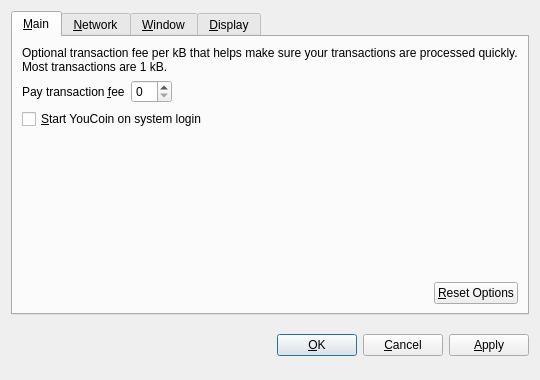
<?xml version="1.0" encoding="UTF-8"?>
<ui version="4.0">
 <class>OptionsDialog</class>
 <widget class="QDialog" name="OptionsDialog">
  <property name="geometry">
   <rect>
    <x>0</x>
    <y>0</y>
    <width>540</width>
    <height>380</height>
   </rect>
  </property>
  <property name="windowTitle">
   <string>Options</string>
  </property>
  <property name="modal">
   <bool>true</bool>
  </property>
  <layout class="QVBoxLayout" name="verticalLayout">
   <item>
    <widget class="QTabWidget" name="tabWidget">
     <property name="tabPosition">
      <enum>QTabWidget::North</enum>
     </property>
     <property name="currentIndex">
      <number>0</number>
     </property>
     <widget class="QWidget" name="tabMain">
      <attribute name="title">
       <string>&amp;Main</string>
      </attribute>
      <layout class="QVBoxLayout" name="verticalLayout_Main">
       <item>
        <widget class="QLabel" name="transactionFeeInfoLabel">
         <property name="text">
          <string>Optional transaction fee per kB that helps make sure your transactions are processed quickly. Most transactions are 1 kB.</string>
         </property>
         <property name="textFormat">
          <enum>Qt::PlainText</enum>
         </property>
         <property name="wordWrap">
          <bool>true</bool>
         </property>
        </widget>
       </item>
       <item>
        <layout class="QHBoxLayout" name="horizontalLayout_1_Main">
         <item>
          <widget class="QLabel" name="transactionFeeLabel">
           <property name="text">
            <string>Pay transaction &amp;fee</string>
           </property>
           <property name="textFormat">
            <enum>Qt::PlainText</enum>
           </property>
           <property name="buddy">
            <cstring>transactionFee</cstring>
           </property>
          </widget>
         </item>
         <item>
          <widget class="BitcoinAmountField" name="transactionFee"/>
         </item>
         <item>
          <spacer name="horizontalSpacer_1_Main">
           <property name="orientation">
            <enum>Qt::Horizontal</enum>
           </property>
           <property name="sizeHint" stdset="0">
            <size>
             <width>40</width>
             <height>20</height>
            </size>
           </property>
          </spacer>
         </item>
        </layout>
       </item>
       <item>
        <widget class="QCheckBox" name="bitcoinAtStartup">
         <property name="toolTip">
          <string>Automatically start YouCoin after logging in to the system.</string>
         </property>
         <property name="text">
          <string>&amp;Start YouCoin on system login</string>
         </property>
        </widget>
       </item>
       <item>
        <spacer name="verticalSpacer_Main">
         <property name="orientation">
          <enum>Qt::Vertical</enum>
         </property>
         <property name="sizeHint" stdset="0">
          <size>
           <width>20</width>
           <height>40</height>
          </size>
         </property>
        </spacer>
       </item>
       <item>
        <layout class="QHBoxLayout" name="horizontalLayout_2_Main">
         <item>
          <spacer name="horizontalSpacer_2_Main">
           <property name="orientation">
            <enum>Qt::Horizontal</enum>
           </property>
           <property name="sizeHint" stdset="0">
            <size>
             <width>40</width>
             <height>20</height>
            </size>
           </property>
          </spacer>
         </item>
         <item>
          <widget class="QPushButton" name="resetButton">
           <property name="toolTip">
            <string>Reset all client options to default.</string>
           </property>
           <property name="text">
            <string>&amp;Reset Options</string>
           </property>
           <property name="autoDefault">
            <bool>false</bool>
           </property>
          </widget>
         </item>
        </layout>
       </item>
      </layout>
     </widget>
     <widget class="QWidget" name="tabNetwork">
      <attribute name="title">
       <string>&amp;Network</string>
      </attribute>
      <layout class="QVBoxLayout" name="verticalLayout_Network">
       <item>
        <widget class="QCheckBox" name="mapPortUpnp">
         <property name="toolTip">
          <string>Automatically open the YouCoin client port on the router. This only works when your router supports UPnP and it is enabled.</string>
         </property>
         <property name="text">
          <string>Map port using &amp;UPnP</string>
         </property>
        </widget>
       </item>
       <item>
        <widget class="QCheckBox" name="connectSocks">
         <property name="toolTip">
          <string>Connect to the YouCoin network through a SOCKS proxy (e.g. when connecting through Tor).</string>
         </property>
         <property name="text">
          <string>&amp;Connect through SOCKS proxy:</string>
         </property>
        </widget>
       </item>
       <item>
        <layout class="QHBoxLayout" name="horizontalLayout_Network">
         <item>
          <widget class="QLabel" name="proxyIpLabel">
           <property name="text">
            <string>Proxy &amp;IP:</string>
           </property>
           <property name="textFormat">
            <enum>Qt::PlainText</enum>
           </property>
           <property name="buddy">
            <cstring>proxyIp</cstring>
           </property>
          </widget>
         </item>
         <item>
          <widget class="QValidatedLineEdit" name="proxyIp">
           <property name="maximumSize">
            <size>
             <width>140</width>
             <height>16777215</height>
            </size>
           </property>
           <property name="toolTip">
            <string>IP address of the proxy (e.g. 127.0.0.1)</string>
           </property>
          </widget>
         </item>
         <item>
          <widget class="QLabel" name="proxyPortLabel">
           <property name="text">
            <string>&amp;Port:</string>
           </property>
           <property name="textFormat">
            <enum>Qt::PlainText</enum>
           </property>
           <property name="buddy">
            <cstring>proxyPort</cstring>
           </property>
          </widget>
         </item>
         <item>
          <widget class="QLineEdit" name="proxyPort">
           <property name="maximumSize">
            <size>
             <width>55</width>
             <height>16777215</height>
            </size>
           </property>
           <property name="toolTip">
            <string>Port of the proxy (e.g. 9050)</string>
           </property>
          </widget>
         </item>
         <item>
          <widget class="QLabel" name="socksVersionLabel">
           <property name="text">
            <string>SOCKS &amp;Version:</string>
           </property>
           <property name="textFormat">
            <enum>Qt::PlainText</enum>
           </property>
           <property name="buddy">
            <cstring>socksVersion</cstring>
           </property>
          </widget>
         </item>
         <item>
          <widget class="QValueComboBox" name="socksVersion">
           <property name="toolTip">
            <string>SOCKS version of the proxy (e.g. 5)</string>
           </property>
          </widget>
         </item>
         <item>
          <spacer name="horizontalSpacer_Network">
           <property name="orientation">
            <enum>Qt::Horizontal</enum>
           </property>
           <property name="sizeHint" stdset="0">
            <size>
             <width>40</width>
             <height>20</height>
            </size>
           </property>
          </spacer>
         </item>
        </layout>
       </item>
       <item>
        <spacer name="verticalSpacer_Network">
         <property name="orientation">
          <enum>Qt::Vertical</enum>
         </property>
         <property name="sizeHint" stdset="0">
          <size>
           <width>20</width>
           <height>40</height>
          </size>
         </property>
        </spacer>
       </item>
      </layout>
     </widget>
     <widget class="QWidget" name="tabWindow">
      <attribute name="title">
       <string>&amp;Window</string>
      </attribute>
      <layout class="QVBoxLayout" name="verticalLayout_Window">
       <item>
        <widget class="QCheckBox" name="minimizeToTray">
         <property name="toolTip">
          <string>Show only a tray icon after minimizing the window.</string>
         </property>
         <property name="text">
          <string>&amp;Minimize to the tray instead of the taskbar</string>
         </property>
        </widget>
       </item>
       <item>
        <widget class="QCheckBox" name="minimizeOnClose">
         <property name="toolTip">
          <string>Minimize instead of exit the application when the window is closed. When this option is enabled, the application will be closed only after selecting Quit in the menu.</string>
         </property>
         <property name="text">
          <string>M&amp;inimize on close</string>
         </property>
        </widget>
       </item>
       <item>
        <spacer name="verticalSpacer_Window">
         <property name="orientation">
          <enum>Qt::Vertical</enum>
         </property>
         <property name="sizeHint" stdset="0">
          <size>
           <width>20</width>
           <height>40</height>
          </size>
         </property>
        </spacer>
       </item>
      </layout>
     </widget>
     <widget class="QWidget" name="tabDisplay">
      <attribute name="title">
       <string>&amp;Display</string>
      </attribute>
      <layout class="QVBoxLayout" name="verticalLayout_Display">
       <item>
        <layout class="QHBoxLayout" name="horizontalLayout_1_Display">
         <item>
          <widget class="QLabel" name="langLabel">
           <property name="text">
            <string>User Interface &amp;language:</string>
           </property>
           <property name="textFormat">
            <enum>Qt::PlainText</enum>
           </property>
           <property name="buddy">
            <cstring>lang</cstring>
           </property>
          </widget>
         </item>
         <item>
          <widget class="QValueComboBox" name="lang">
           <property name="toolTip">
            <string>The user interface language can be set here. This setting will take effect after restarting YouCoin.</string>
           </property>
          </widget>
         </item>
        </layout>
       </item>
       <item>
        <layout class="QHBoxLayout" name="horizontalLayout_2_Display">
         <item>
          <widget class="QLabel" name="unitLabel">
           <property name="text">
            <string>&amp;Unit to show amounts in:</string>
           </property>
           <property name="textFormat">
            <enum>Qt::PlainText</enum>
           </property>
           <property name="buddy">
            <cstring>unit</cstring>
           </property>
          </widget>
         </item>
         <item>
          <widget class="QValueComboBox" name="unit">
           <property name="toolTip">
            <string>Choose the default subdivision unit to show in the interface and when sending coins.</string>
           </property>
          </widget>
         </item>
        </layout>
       </item>
       <item>
        <widget class="QCheckBox" name="displayAddresses">
         <property name="toolTip">
          <string>Whether to show YouCoin addresses in the transaction list or not.</string>
         </property>
         <property name="text">
          <string>&amp;Display addresses in transaction list</string>
         </property>
        </widget>
       </item>
       <item>
        <spacer name="verticalSpacer_Display">
         <property name="orientation">
          <enum>Qt::Vertical</enum>
         </property>
         <property name="sizeHint" stdset="0">
          <size>
           <width>20</width>
           <height>40</height>
          </size>
         </property>
        </spacer>
       </item>
      </layout>
     </widget>
    </widget>
   </item>
   <item>
    <layout class="QHBoxLayout" name="horizontalLayout_Buttons">
     <item>
      <spacer name="horizontalSpacer_1">
       <property name="orientation">
        <enum>Qt::Horizontal</enum>
       </property>
       <property name="sizeHint" stdset="0">
        <size>
         <width>40</width>
         <height>48</height>
        </size>
       </property>
      </spacer>
     </item>
     <item>
      <widget class="QLabel" name="statusLabel">
       <property name="font">
        <font>
         <weight>75</weight>
         <bold>true</bold>
        </font>
       </property>
       <property name="text">
        <string/>
       </property>
       <property name="textFormat">
        <enum>Qt::PlainText</enum>
       </property>
       <property name="wordWrap">
        <bool>true</bool>
       </property>
      </widget>
     </item>
     <item>
      <spacer name="horizontalSpacer_2">
       <property name="orientation">
        <enum>Qt::Horizontal</enum>
       </property>
       <property name="sizeHint" stdset="0">
        <size>
         <width>40</width>
         <height>48</height>
        </size>
       </property>
      </spacer>
     </item>
     <item>
      <widget class="QPushButton" name="okButton">
       <property name="text">
        <string>&amp;OK</string>
       </property>
      </widget>
     </item>
     <item>
      <widget class="QPushButton" name="cancelButton">
       <property name="text">
        <string>&amp;Cancel</string>
       </property>
       <property name="autoDefault">
        <bool>false</bool>
       </property>
      </widget>
     </item>
     <item>
      <widget class="QPushButton" name="applyButton">
       <property name="text">
        <string>&amp;Apply</string>
       </property>
       <property name="autoDefault">
        <bool>false</bool>
       </property>
      </widget>
     </item>
    </layout>
   </item>
  </layout>
 </widget>
 <customwidgets>
  <customwidget>
   <class>BitcoinAmountField</class>
   <extends>QSpinBox</extends>
   <header>bitcoinamountfield.h</header>
  </customwidget>
  <customwidget>
   <class>QValueComboBox</class>
   <extends>QComboBox</extends>
   <header>qvaluecombobox.h</header>
  </customwidget>
  <customwidget>
   <class>QValidatedLineEdit</class>
   <extends>QLineEdit</extends>
   <header>qvalidatedlineedit.h</header>
  </customwidget>
 </customwidgets>
 <resources/>
 <connections/>
</ui>
